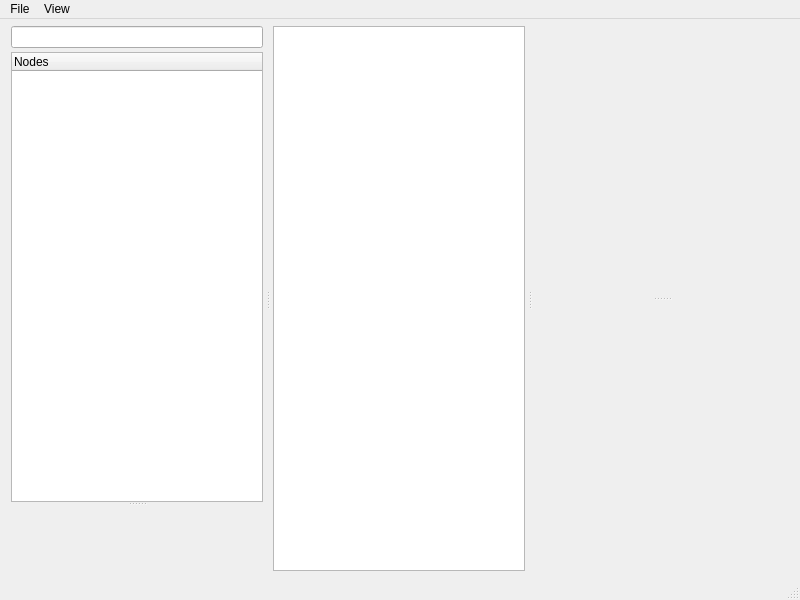
<?xml version="1.0" encoding="UTF-8"?>
<ui version="4.0">
 <class>MainWindow</class>
 <widget class="QMainWindow" name="MainWindow">
  <property name="geometry">
   <rect>
    <x>0</x>
    <y>0</y>
    <width>800</width>
    <height>600</height>
   </rect>
  </property>
  <property name="windowTitle">
   <string>MainWindow</string>
  </property>
  <widget class="QWidget" name="centralwidget">
   <layout class="QGridLayout" name="gridLayout">
    <property name="leftMargin">
     <number>8</number>
    </property>
    <property name="topMargin">
     <number>4</number>
    </property>
    <property name="rightMargin">
     <number>8</number>
    </property>
    <property name="bottomMargin">
     <number>4</number>
    </property>
    <property name="spacing">
     <number>0</number>
    </property>
    <item row="0" column="0">
     <widget class="QSplitter" name="splitter">
      <property name="orientation">
       <enum>Qt::Orientation::Horizontal</enum>
      </property>
      <property name="childrenCollapsible">
       <bool>false</bool>
      </property>
      <widget class="QWidget" name="nodesPanel" native="true">
       <property name="minimumSize">
        <size>
         <width>200</width>
         <height>0</height>
        </size>
       </property>
       <layout class="QGridLayout" name="gridLayout_2">
        <property name="leftMargin">
         <number>3</number>
        </property>
        <property name="topMargin">
         <number>3</number>
        </property>
        <property name="rightMargin">
         <number>3</number>
        </property>
        <property name="bottomMargin">
         <number>3</number>
        </property>
         <item row="0" column="0">
          <widget class="QSplitter" name="nodesLeftSplitter">
           <property name="orientation">
            <enum>Qt::Orientation::Vertical</enum>
           </property>
           <property name="childrenCollapsible">
            <bool>false</bool>
           </property>
           <widget class="QWidget" name="libraryPane" native="true">
            <layout class="QVBoxLayout" name="libraryLayout">
             <property name="spacing">
              <number>4</number>
             </property>
             <property name="leftMargin">
              <number>0</number>
             </property>
             <property name="topMargin">
              <number>0</number>
             </property>
             <property name="rightMargin">
              <number>0</number>
             </property>
             <property name="bottomMargin">
              <number>0</number>
             </property>
             <item>
              <widget class="QLineEdit" name="librarySearch">
               <property name="clearButtonEnabled">
                <bool>true</bool>
               </property>
              </widget>
             </item>
             <item>
              <widget class="NodeLibrary" name="libraryNodes">
               <column>
                <property name="text">
                 <string>Nodes</string>
                </property>
               </column>
              </widget>
             </item>
            </layout>
           </widget>
           <widget class="RunsPanel" name="runsPanel"/>
          </widget>
         </item>
       </layout>
      </widget>
       <widget class="QWidget" name="canvasPanel" native="true">
        <layout class="QHBoxLayout" name="horizontalLayout">
         <property name="leftMargin">
          <number>3</number>
         </property>
         <property name="topMargin">
          <number>3</number>
         </property>
         <property name="rightMargin">
          <number>3</number>
         </property>
         <property name="bottomMargin">
          <number>3</number>
         </property>
         <item>
          <widget class="NodeCanvasView" name="canvasView"/>
         </item>
        </layout>
       </widget>
       <widget class="QWidget" name="rightPanel" native="true">
        <property name="minimumSize">
         <size>
          <width>260</width>
          <height>0</height>
         </size>
        </property>
        <layout class="QGridLayout" name="gridLayout_3">
         <property name="leftMargin">
          <number>3</number>
         </property>
         <property name="topMargin">
          <number>3</number>
         </property>
         <property name="rightMargin">
          <number>3</number>
         </property>
         <property name="bottomMargin">
          <number>3</number>
         </property>
         <item row="0" column="0">
          <widget class="QSplitter" name="rightSplitter">
           <property name="orientation">
            <enum>Qt::Orientation::Vertical</enum>
           </property>
           <property name="childrenCollapsible">
            <bool>false</bool>
           </property>
           <widget class="InspectorPanel" name="inspectorPanel"/>
           <widget class="OutputDock" name="outputDock"/>
          </widget>
         </item>
        </layout>
       </widget>
     </widget>
    </item>
   </layout>
  </widget>
  <widget class="QMenuBar" name="menubar">
   <property name="geometry">
    <rect>
     <x>0</x>
     <y>0</y>
     <width>800</width>
     <height>33</height>
    </rect>
   </property>
   <widget class="QMenu" name="fileMenu">
    <property name="title">
     <string>File</string>
    </property>
    <addaction name="actionNew_Project"/>
    <addaction name="actionOpen_File"/>
    <addaction name="actionSave"/>
    <addaction name="actionSave_As"/>
    <addaction name="actionSave_a_Copy"/>
    <addaction name="separator"/>
    <addaction name="actionExit"/>
   </widget>
   <widget class="QMenu" name="viewMenu">
    <property name="title">
     <string>View</string>
    </property>
    <addaction name="actionReset_View"/>
    <addaction name="actionZoom_100"/>
   </widget>
   <addaction name="fileMenu"/>
   <addaction name="viewMenu"/>
  </widget>
  <widget class="QStatusBar" name="statusbar"/>
  <action name="actionReset_View">
   <property name="text">
    <string>Reset View</string>
   </property>
  </action>
  <action name="actionZoom_100">
   <property name="text">
    <string>Zoom 100%</string>
   </property>
  </action>
  <action name="actionOpen_File">
   <property name="text">
    <string>Open...</string>
   </property>
  </action>
  <action name="actionNew_Project">
   <property name="text">
    <string>New Project</string>
   </property>
  </action>
  <action name="actionSave">
   <property name="text">
    <string>Save</string>
   </property>
  </action>
  <action name="actionSave_As">
   <property name="text">
    <string>Save As...</string>
   </property>
  </action>
  <action name="actionSave_a_Copy">
   <property name="text">
    <string>Save a Copy</string>
   </property>
  </action>
  <action name="actionExit">
   <property name="text">
    <string>Exit</string>
   </property>
  </action>
 </widget>
  <customwidgets>
   <customwidget>
    <class>NodeCanvasView</class>
    <extends>QGraphicsView</extends>
    <header>lynceus.ui.nodes.canvas</header>
   </customwidget>
   <customwidget>
    <class>NodeLibrary</class>
    <extends>QTreeWidget</extends>
    <header>lynceus.ui.nodes.node_library</header>
   </customwidget>
   <customwidget>
    <class>InspectorPanel</class>
    <extends>QWidget</extends>
    <header>lynceus.ui.inspector</header>
    <container>1</container>
   </customwidget>
   <customwidget>
    <class>OutputDock</class>
    <extends>QWidget</extends>
    <header>lynceus.ui.outputs</header>
    <container>1</container>
   </customwidget>
   <customwidget>
    <class>RunsPanel</class>
    <extends>QWidget</extends>
    <header>lynceus.ui.runs_panel</header>
    <container>1</container>
   </customwidget>
  </customwidgets>
 <resources/>
 <connections/>
</ui>
